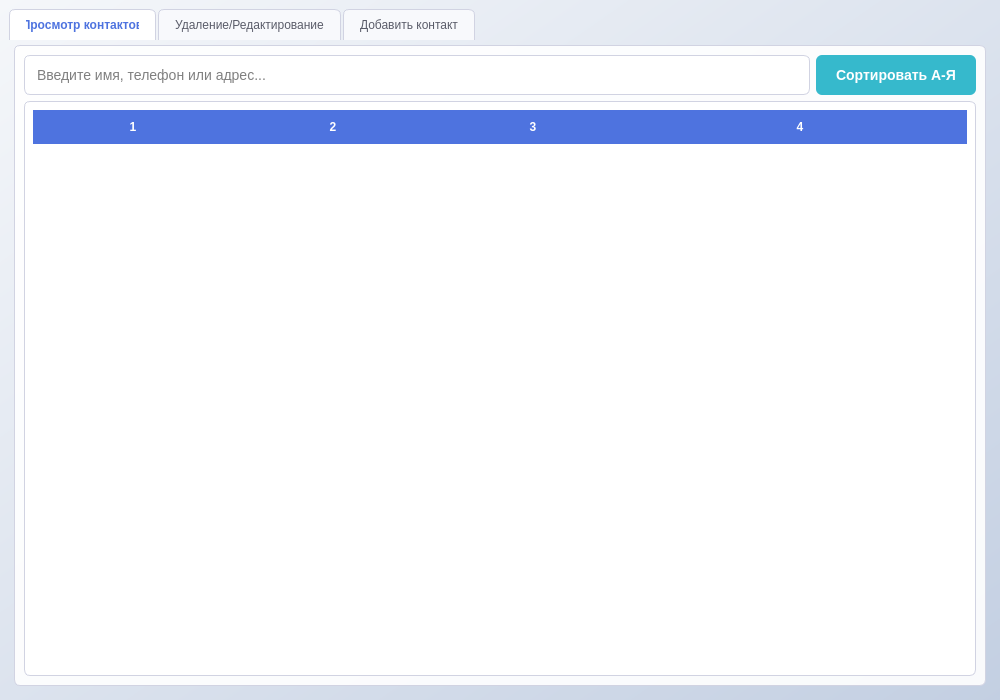
<?xml version="1.0" encoding="UTF-8"?>
<ui version="4.0">
 <class>MainWindow</class>
 <widget class="QMainWindow" name="MainWindow">
  <property name="geometry">
   <rect>
    <x>0</x>
    <y>0</y>
    <width>1000</width>
    <height>700</height>
   </rect>
  </property>
  <property name="windowTitle">
   <string>Телефонная книга</string>
  </property>
  <property name="styleSheet">
   <string notr="true">QMainWindow {
    background: qlineargradient(x1:0, y1:0, x2:1, y2:1, stop:0 #f5f7fa, stop:1 #c3cfe2);
    font-family: 'Segoe UI', Arial, sans-serif;
}

/* Общие стили для кнопок */
QPushButton {
    background-color: #4e73df;
    color: white;
    border: none;
    padding: 10px 20px;
    border-radius: 6px;
    font-size: 14px;
    font-weight: 500;
    min-width: 100px;
    text-align: center;
    transition: all 0.3s;
}

QPushButton:hover {
    background-color: #3a56c7;
    box-shadow: 0 4px 8px rgba(0,0,0,0.1);
}

QPushButton:pressed {
    background-color: #2e44a8;
}

/* Специфичные стили для кнопок */
QPushButton#deleteButton {
    background-color: #e74a3b;
}

QPushButton#deleteButton:hover {
    background-color: #d62c1a;
}

QPushButton#deleteButton:pressed {
    background-color: #ba2718;
}

QPushButton#sortButton {
    background-color: #36b9cc;
}

QPushButton#sortButton:hover {
    background-color: #2c9faf;
}

QPushButton#sortButton:pressed {
    background-color: #248391;
}

/* Стили для полей ввода */
QLineEdit, QTextEdit, QListWidget, QTableWidget {
    background-color: white;
    border: 1px solid #d1d3e2;
    border-radius: 4px;
    padding: 8px;
    font-size: 14px;
    selection-background-color: #4e73df;
    selection-color: white;
}

QLineEdit:focus, QTextEdit:focus {
    border: 1px solid #4e73df;
    outline: none;
}

/* Стили для QTabWidget */
QTabWidget::pane {
    border: 1px solid #d1d3e2;
    border-radius: 6px;
    margin: 5px;
    background: rgba(255,255,255,0.9);
}

QTabBar::tab {
    background: #f8f9fc;
    border: 1px solid #d1d3e2;
    border-bottom: none;
    border-top-left-radius: 6px;
    border-top-right-radius: 6px;
    padding: 8px 16px;
    margin-right: 2px;
    color: #5a5c69;
}

QTabBar::tab:selected {
    background: white;
    border-color: #d1d3e2;
    color: #4e73df;
    font-weight: bold;
}

QTabBar::tab:hover {
    background: #eaecf4;
}

/* Стили для таблицы */
QTableWidget {
    gridline-color: #e3e6f0;
    border-radius: 6px;
    alternate-background-color: #f8f9fc;
}

QHeaderView::section {
    background-color: #4e73df;
    color: white;
    padding: 8px;
    border: none;
    font-weight: 500;
}

QTableWidget QTableCornerButton::section {
    background-color: #4e73df;
    border: none;
}

/* Стили для списка */
QListWidget {
    border-radius: 6px;
}

QListWidget::item {
    padding: 10px;
    border-bottom: 1px solid #e3e6f0;
}

QListWidget::item:selected {
    background-color: #4e73df;
    color: white;
}

/* Стили для меток */
QLabel {
    color: #5a5c69;
    font-size: 14px;
    font-weight: 500;
    margin-bottom: 5px;
}</string>
  </property>
  <widget class="QWidget" name="centralwidget">
   <layout class="QVBoxLayout" name="verticalLayout" spacing="0">
    <item>
     <widget class="QTabWidget" name="tabWidget">
      <widget class="QWidget" name="viewTab">
       <attribute name="title">
        <string>Просмотр контактов</string>
       </attribute>
       <layout class="QVBoxLayout" name="verticalLayout_2" spacing="10">
        <item>
         <layout class="QHBoxLayout" name="horizontalLayout" spacing="10">
          <item>
           <widget class="QLineEdit" name="searchEdit">
            <property name="minimumSize">
             <size>
              <width>0</width>
              <height>40</height>
             </size>
            </property>
            <property name="placeholderText">
             <string>Введите имя, телефон или адрес...</string>
            </property>
            <property name="styleSheet">
             <string notr="true">padding: 10px;
font-size: 14px;
border-radius: 6px;</string>
            </property>
           </widget>
          </item>
          <item>
           <widget class="QPushButton" name="sortButton">
            <property name="minimumSize">
             <size>
              <width>0</width>
              <height>40</height>
             </size>
            </property>
            <property name="text">
             <string>Сортировать А-Я</string>
            </property>
            <property name="objectName">
             <string>sortButton</string>
            </property>
           </widget>
          </item>
         </layout>
        </item>
        <item>
         <widget class="QTableWidget" name="contactsTable">
          <property name="sizePolicy">
           <sizepolicy hsizetype="Expanding" vsizetype="Expanding">
            <horstretch>0</horstretch>
            <verstretch>1</verstretch>
           </sizepolicy>
          </property>
          <property name="selectionBehavior">
           <enum>QAbstractItemView::SelectRows</enum>
          </property>
          <property name="selectionMode">
           <enum>QAbstractItemView::SingleSelection</enum>
          </property>
          <property name="showGrid">
           <bool>true</bool>
          </property>
          <property name="gridStyle">
           <enum>Qt::DotLine</enum>
          </property>
          <property name="cornerButtonEnabled">
           <bool>true</bool>
          </property>
          <property name="columnCount">
           <number>4</number>
          </property>
          <property name="rowCount">
           <number>0</number>
          </property>
          <property name="alternatingRowColors">
           <bool>true</bool>
          </property>
          <attribute name="horizontalHeaderItem0">
           <property name="text">
            <string>ФИО</string>
           </property>
          </attribute>
          <attribute name="horizontalHeaderItem1">
           <property name="text">
            <string>Телефон</string>
           </property>
          </attribute>
          <attribute name="horizontalHeaderItem2">
           <property name="text">
            <string>Email</string>
           </property>
          </attribute>
          <attribute name="horizontalHeaderItem3">
           <property name="text">
            <string>Адрес</string>
           </property>
          </attribute>
          <attribute name="horizontalHeaderVisible">
           <bool>true</bool>
          </attribute>
          <attribute name="verticalHeaderVisible">
           <bool>false</bool>
          </attribute>
          <attribute name="horizontalHeaderDefaultSectionSize">
           <number>200</number>
          </attribute>
          <attribute name="horizontalHeaderMinimumSectionSize">
           <number>50</number>
          </attribute>
          <attribute name="horizontalHeaderStretchLastSection">
           <bool>true</bool>
          </attribute>
         </widget>
        </item>
       </layout>
      </widget>
      <widget class="QWidget" name="editDeleteTab">
       <attribute name="title">
        <string>Удаление/Редактирование</string>
       </attribute>
       <layout class="QVBoxLayout" name="verticalLayout_3" spacing="10">
        <item>
         <widget class="QListWidget" name="contactsList">
          <property name="sizePolicy">
           <sizepolicy hsizetype="Expanding" vsizetype="Expanding">
            <horstretch>0</horstretch>
            <verstretch>1</verstretch>
           </sizepolicy>
          </property>
         </widget>
        </item>
        <item>
         <layout class="QHBoxLayout" name="horizontalLayout_2" spacing="10">
          <item>
           <widget class="QPushButton" name="editButton">
            <property name="minimumSize">
             <size>
              <width>0</width>
              <height>40</height>
             </size>
            </property>
            <property name="text">
             <string>Редактировать</string>
            </property>
           </widget>
          </item>
          <item>
           <widget class="QPushButton" name="deleteButton">
            <property name="minimumSize">
             <size>
              <width>0</width>
              <height>40</height>
             </size>
            </property>
            <property name="text">
             <string>Удалить</string>
            </property>
            <property name="objectName">
             <string>deleteButton</string>
            </property>
           </widget>
          </item>
         </layout>
        </item>
       </layout>
      </widget>
      <widget class="QWidget" name="addTab">
       <attribute name="title">
        <string>Добавить контакт</string>
       </attribute>
       <layout class="QVBoxLayout" name="verticalLayout_4" spacing="10">
        <item>
         <widget class="QLabel" name="label">
          <property name="text">
           <string>ФИО:</string>
          </property>
         </widget>
        </item>
        <item>
         <widget class="QLineEdit" name="nameEdit">
          <property name="minimumSize">
           <size>
            <width>0</width>
            <height>40</height>
           </size>
          </property>
          <property name="styleSheet">
           <string notr="true">padding: 10px;</string>
          </property>
         </widget>
        </item>
        <item>
         <widget class="QLabel" name="label_2">
          <property name="text">
           <string>Телефон:</string>
          </property>
         </widget>
        </item>
        <item>
         <widget class="QLineEdit" name="phoneEdit">
          <property name="minimumSize">
           <size>
            <width>0</width>
            <height>40</height>
           </size>
          </property>
          <property name="styleSheet">
           <string notr="true">padding: 10px;</string>
          </property>
         </widget>
        </item>
        <item>
         <widget class="QLabel" name="label_3">
          <property name="text">
           <string>Email:</string>
           </property>
         </widget>
        </item>
        <item>
         <widget class="QLineEdit" name="emailEdit">
          <property name="minimumSize">
           <size>
            <width>0</width>
            <height>40</height>
           </size>
          </property>
          <property name="styleSheet">
           <string notr="true">padding: 10px;</string>
          </property>
         </widget>
        </item>
        <item>
         <widget class="QLabel" name="label_4">
          <property name="text">
           <string>Адрес:</string>
          </property>
         </widget>
        </item>
        <item>
         <widget class="QTextEdit" name="addressEdit">
          <property name="minimumSize">
           <size>
            <width>0</width>
            <height>100</height>
           </size>
          </property>
          <property name="styleSheet">
           <string notr="true">padding: 10px;</string>
          </property>
         </widget>
        </item>
        <item>
         <spacer name="verticalSpacer">
          <property name="orientation">
           <enum>Qt::Vertical</enum>
          </property>
          <property name="sizeHint" stdset="0">
           <size>
            <width>20</width>
            <height>40</height>
           </size>
          </property>
         </spacer>
        </item>
        <item>
         <widget class="QPushButton" name="addButton">
          <property name="minimumSize">
           <size>
            <width>0</width>
            <height>50</height>
           </size>
          </property>
          <property name="text">
           <string>Добавить контакт</string>
          </property>
          <property name="styleSheet">
           <string notr="true">padding: 12px;
font-size: 15px;
font-weight: bold;</string>
          </property>
         </widget>
        </item>
       </layout>
      </widget>
     </widget>
    </item>
   </layout>
  </widget>
 </widget>
 <resources/>
 <connections/>
</ui>
